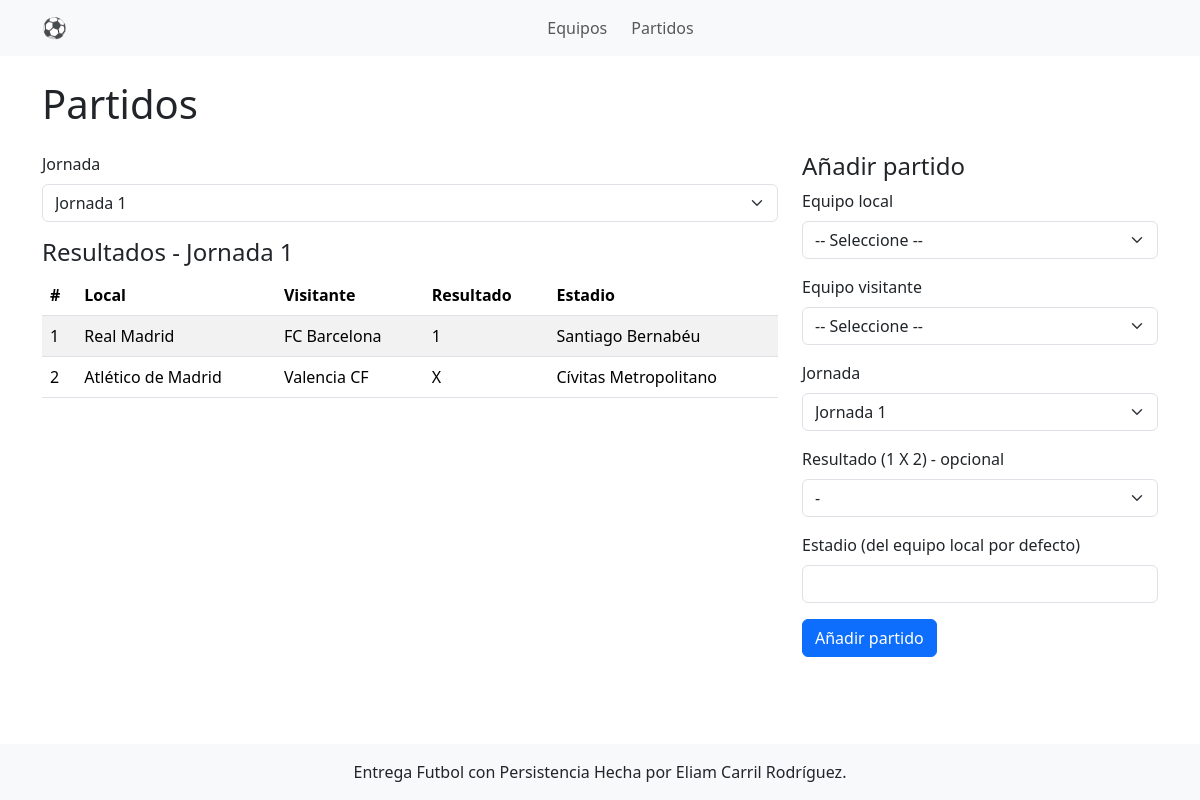
Page /app/Partidos.php on the committed database.
### tables this page shows
CREATE TABLE IF NOT EXISTS `jornadas` (
  `Id` INT NOT NULL AUTO_INCREMENT,
  `numero` INT NOT NULL,
  PRIMARY KEY (`Id`),
  UNIQUE KEY `numero` (`numero`)
);

CREATE TABLE IF NOT EXISTS `partidos` (
  `Id` INT NOT NULL AUTO_INCREMENT,
  `Equipo-Local-Id` INT NOT NULL,
  `Equipo-Visitante-Id` INT NOT NULL,
  `Jornada-Id` INT NOT NULL,
  `Resultado` ENUM('1','X','2') NULL DEFAULT NULL,
  `Estadio` VARCHAR(150) NOT NULL,
  
  PRIMARY KEY (`Id`),
  UNIQUE KEY `unique_partido_jornada` (`Equipo-Local-Id`, `Equipo-Visitante-Id`, `Jornada-Id`),
  
  CONSTRAINT `FK_equipo_local`
    FOREIGN KEY (`Equipo-Local-Id`) REFERENCES `equipos` (`Id`) ON DELETE CASCADE,
  CONSTRAINT `FK_equipo_visitante`
    FOREIGN KEY (`Equipo-Visitante-Id`) REFERENCES `equipos` (`Id`) ON DELETE CASCADE,
  CONSTRAINT `FK_jornada`
    FOREIGN KEY (`Jornada-Id`) REFERENCES `jornadas` (`Id`) ON DELETE CASCADE,
    
  CONSTRAINT `chk_equipos_distintos`
    CHECK (`Equipo-Local-Id` <> `Equipo-Visitante-Id`)
);

CREATE TABLE IF NOT EXISTS `equipos` (
  `Id` INT NOT NULL AUTO_INCREMENT,
  `nombre` VARCHAR(100) NOT NULL,
  `estadio` VARCHAR(150) NOT NULL,
  PRIMARY KEY (`Id`),
  UNIQUE KEY `nombre` (`nombre`)
);

### persistence/conf/PersistentManager.php (called while the page is built, shortened)
<?php
class PersistentManager {
    private static $instance = null;
    private static $connection = null;
    private $userBD = "";
    private $psswdBD = "";
    private $nameBD = "";
    private $hostBD = "";
    public static function getInstance() {
        if (!self::$instance instanceof self) {
            self::$instance = new self;
        }
        return self::$instance;
    }
    private function __construct() {
        PersistentManager::$connection = mysqli_connect($this->hostBD, $this->userBD, $this->psswdBD, $this->nameBD)
                or die("Could not connect to db: " . mysqli_connect_error());
        mysqli_query(PersistentManager::$connection, "SET NAMES 'utf8'");
    }
    private function establishCredentials() {
        $dir = __DIR__;
    }
    function get_connection() {
        return PersistentManager::$connection;
    }
}
?>

### persistence/DAO/GenericDAO.php (called while the page is built, shortened)
<?php
require_once __DIR__ . '/../conf/PersistentManager.php';
abstract class GenericDAO {
  public function __construct()
  {
    $this->conn = PersistentManager::getInstance()->get_connection();
  }
}

### persistence/DAO/PartidosDAO.php (called while the page is built, shortened)
<?php
require_once __DIR__ . '/GenericDAO.php';
class PartidosDAO extends GenericDAO {
    private $tableName = 'partidos';
    public function getByJornada($jornadaId) {
        $query = "SELECT `Id` as id, `Equipo-Local-Id` as equipo_local_id, `Equipo-Visitante-Id` as equipo_visitante_id, `Jornada-Id` as jornada_id, `Resultado` as resultado, `Estadio` as estadio FROM `" . $this->tableName . "` WHERE `Jornada-Id` = ? ORDER BY `Id`";
        $stmt = mysqli_prepare($this->conn, $query);
        mysqli_stmt_bind_param($stmt, 'i', $jornadaId);
        mysqli_stmt_execute($stmt);
        $result = mysqli_stmt_get_result($stmt);
        $rows = array();
        while ($r = mysqli_fetch_assoc($result)) {
            $rows[] = $r;
        }
        return $rows;
    }
}
?>

### persistence/DAO/EquiposDAO.php (called while the page is built, shortened)
<?php
require_once __DIR__ . '/GenericDAO.php';
class EquiposDAO extends GenericDAO {
  private $tableName = "equipos";
    public function selectAll() {
        $query = "SELECT `Id` as id, `nombre`, `estadio` FROM " . $this->tableName;
        $result = mysqli_query($this->conn, $query);
        $teams = array();
        while ($teamBD = mysqli_fetch_assoc($result)) {
            $teams[] = $teamBD;
        }
        return $teams;
    }
}
?>

### app/Partidos.php (the view, shortened to what this page needs)
<?php
require_once __DIR__ . '/../persistence/DAO/PartidosDAO.php';
require_once __DIR__ . '/../persistence/DAO/EquiposDAO.php';
require_once __DIR__ . '/../persistence/conf/PersistentManager.php';
$partidosDAO = new PartidosDAO();
$equiposDAO = new EquiposDAO();
$conn = PersistentManager::getInstance()->get_connection();
$jornadas = array();
$res = mysqli_query($conn, "SELECT Id, numero FROM jornadas ORDER BY numero");
if ($res) {
    while ($r = mysqli_fetch_assoc($res)) {
        $jornadas[] = $r;
    }
}
$equipos = $equiposDAO->selectAll();
$equiposMap = array();
foreach ($equipos as $e) {
    $equiposMap[$e['id']] = $e;
}
$jornadaSeleccionada = intval($_POST['jornada_id'] ?? 0);
$resultadoSeleccionado = $_POST['resultado'] ?? '';
$estadioActual = trim($_POST['estadio'] ?? '');
$selectedJornadaId = intval($_GET['jornada'] ?? ($jornadas[0]['Id'] ?? 0));
$partidos = array();
if ($selectedJornadaId > 0) {
    $partidos = $partidosDAO->getByJornada($selectedJornadaId);
}
?>
<!DOCTYPE html>
<html lang="es">
<head>
    <?php require_once __DIR__ . '/../templates/head.php'; ?>
</head>
<body class="d-flex flex-column min-vh-100">
    <?php require_once __DIR__ . '/../templates/header.php'; ?>
    <main class="container my-4">
        <h1 class="mb-4">Partidos</h1>
        <div class="row">
            <div class="col-md-8">
                <form method="get" class="mb-3">
                    <label class="form-label">Jornada</label>
                    <select name="jornada" class="form-select" onchange="this.form.submit()">
                        <?php foreach ($jornadas as $j): ?>
                            <option value="<?php echo $j['Id']; ?>" <?php echo ($j['Id'] == $selectedJornadaId) ? 'selected' : ''; ?>>Jornada <?php echo htmlspecialchars($j['numero'], ENT_QUOTES, 'UTF-8'); ?></option>
                        <?php endforeach; ?>
                    </select>
                </form>
                <?php if ($selectedJornadaId <= 0): ?>
                    <p>No hay jornadas definidas en la base de datos.</p>
                <?php else: ?>
                    <h4>Resultados - Jornada <?php
                        $jnum = array_filter($jornadas, function($it) use ($selectedJornadaId) { return $it['Id'] == $selectedJornadaId; });
                        $jnum = array_values($jnum);
                        echo isset($jnum[0]) ? htmlspecialchars($jnum[0]['numero'], ENT_QUOTES, 'UTF-8') : '';
                    ?></h4>
                    <?php if (empty($partidos)): ?>
                        <p>No hay partidos para esta jornada.</p>
                    <?php else: ?>
                        <table class="table table-striped">
                            <thead>
                                <tr>
                                    <th>#</th>
                                    <th>Local</th>
                                    <th>Visitante</th>
                                    <th>Resultado</th>
                                    <th>Estadio</th>
                                </tr>
                            </thead>
                            <tbody>
                                <?php foreach ($partidos as $p): ?>
                                    <tr>
                                        <td><?php echo htmlspecialchars($p['id'], ENT_QUOTES, 'UTF-8'); ?></td>
                                        <td><?php echo htmlspecialchars($equiposMap[$p['equipo_local_id']]['nombre'] ?? $p['equipo_local_id'], ENT_QUOTES, 'UTF-8'); ?></td>
                                        <td><?php echo htmlspecialchars($equiposMap[$p['equipo_visitante_id']]['nombre'] ?? $p['equipo_visitante_id'], ENT_QUOTES, 'UTF-8'); ?></td>
                                        <td><?php echo htmlspecialchars($p['resultado'] ?? '-', ENT_QUOTES, 'UTF-8'); ?></td>
                                        <td><?php echo htmlspecialchars($p['estadio'] ?? '-', ENT_QUOTES, 'UTF-8'); ?></td>
                                    </tr>
                                <?php endforeach; ?>
                            </tbody>
                        </table>
                    <?php endif; ?>
                <?php endif; ?>
            </div>
            <div class="col-md-4">
                <h4>Añadir partido</h4>
                <form method="post" id="formPartido" novalidate>
                    <div class="mb-3">
                        <label class="form-label">Equipo local</label>
                        <select name="equipo_local" class="form-select" required onchange="this.form.submit()">
                            <option value="">-- Seleccione --</option>
                        </select>
                    </div>
                    <div class="mb-3">
                        <label class="form-label">Equipo visitante</label>
                        <select name="equipo_visitante" class="form-select" required>
                            <option value="">-- Seleccione --</option>
                        </select>
                    </div>
                    <div class="mb-3">
                        <label class="form-label">Jornada</label>
                        <select name="jornada_id" class="form-select" required>
                            <?php foreach ($jornadas as $j): ?>
                                <option value="<?php echo $j['Id']; ?>" <?php echo ($j['Id'] == ($jornadaSeleccionada ?: $selectedJornadaId)) ? 'selected' : ''; ?>>Jornada <?php echo htmlspecialchars($j['numero'], ENT_QUOTES, 'UTF-8'); ?></option>
                            <?php endforeach; ?>
                        </select>
                    </div>
                    <div class="mb-3">
                        <label class="form-label">Resultado (1 X 2) - opcional</label>
                        <select name="resultado" class="form-select">
                            <option value="" <?php echo ($resultadoSeleccionado === '' || $resultadoSeleccionado === null) ? 'selected' : ''; ?>>-</option>
                        </select>
                    </div>
                    <div class="mb-3">
                        <label class="form-label">Estadio (del equipo local por defecto)</label>
                        <input name="estadio" class="form-control" value="<?php echo htmlspecialchars($estadioActual, ENT_QUOTES, 'UTF-8'); ?>">
                    </div>
                    <button class="btn btn-primary" type="submit">Añadir partido</button>
                </form>
            </div>
        </div>
    </main>
    <?php include __DIR__ . '/../templates/footer.php'; ?>
</body>
</html>

### rows in the picture
jornadas: numero "1"
partidos: Id "1", equipo_local_id "Real Madrid", equipo_visitante_id "FC Barcelona", Resultado "1", Estadio "Santiago Bernabéu"
partidos: Id "2", equipo_local_id "Atlético de Madrid", equipo_visitante_id "Valencia CF", Resultado "X", Estadio "Cívitas Metropolitano"
